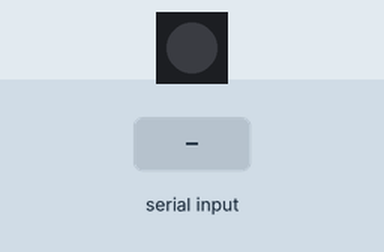
Simulated run of this sketch. Board: Arduino Uno, built with avr-gcc and run on an emulated ATmega328P. On the bench: 1 RGB LEDs in strip order, left to right. Inputs (shaded band) come from the test bench. Dim RGB values are drawn brighter than linear.

Above: at 1.2 s.
1.3 s: "90,45,200\n" received over Serial
At 2.5 s:
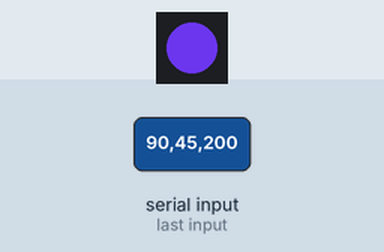
2.8 s: "30,150,10\n" received over Serial
At 3.9 s:
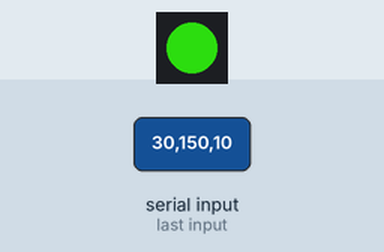
4.3 s: "1,90,45\n" received over Serial
At 4.9 s:
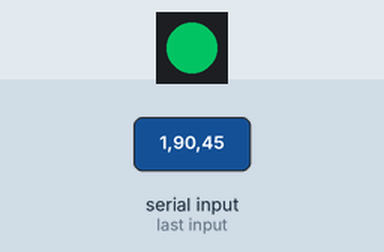
Timing chart, 0 to 7.3 s (numbered marks = the images above; inputs shaded):
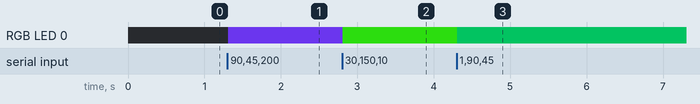

The sketch:

rgb_receiver.ino
```cpp
#include <Adafruit_NeoPixel.h>

#define PIN 6

Adafruit_NeoPixel strip = Adafruit_NeoPixel( 1, PIN, NEO_GRB + NEO_KHZ800 );

void setup() {
  Serial.begin( 9600 );
  strip.begin();
  strip.show();
}

void loop() {
  if ( Serial.available() >= 6 ) {
    String data = Serial.readStringUntil( '\n' );
    int rPos = data.indexOf( "," );
    int gPos = data.indexOf( ",", rPos + 1 );

    // Skip if invalid data
    if ( rPos == -1 || gPos == -1 ) return;

    int r = data.substring( 0, rPos ).toInt();
    int g = data.substring( rPos + 1, gPos ).toInt();
    int b = data.substring( gPos + 1 ).toInt();

    for ( uint16_t i = 0; i < strip.numPixels(); i++ ) {
      strip.setPixelColor( i, r, g, b );
    }
    strip.show();
  }
}
```

Measured:
- after the input at 1.3 s, RGB LED 0: off → RGB(90, 45, 200) at once
- after the input at 2.8 s, RGB LED 0: RGB(90, 45, 200) → RGB(30, 150, 10) at once
- after the input at 4.3 s, RGB LED 0: RGB(30, 150, 10) → RGB(1, 90, 45) at once
